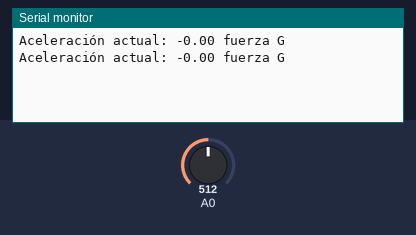
Bench run of a sketch on a simulated Arduino Uno, built with avr-gcc and run on an emulated ATmega328P. On the bench: the last lines printed to the serial monitor. The test bench sets the inputs (shaded band); at power-on: A0 = 512.

Above: at 1.8 s.
1.9 s: A0 set to 716
At 2.7 s:
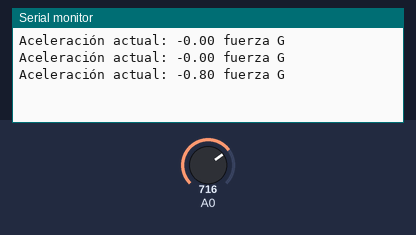
3.4 s: A0 set to 900
At 4.8 s:
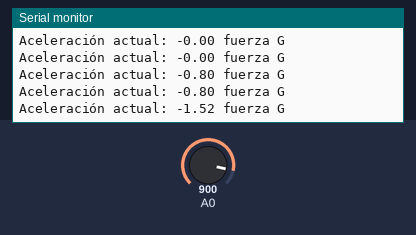
Timing chart, 0 to 6.4 s (numbered marks = the images above; inputs shaded):
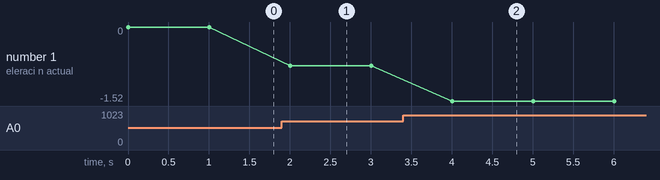

The sketch:

EXA1.ino
```cpp
float v = 0.0;
float G = 0.0;

void setup()
{
  pinMode(A0, INPUT);
  Serial.begin(9600);
  //Comunicación con la computadora a una velocidad serial de 9600 bits por segundo (baudios)
}

void loop()
{
  v = analogRead(A0);
  G = -((v*4)/1023-2);
  Serial.print("Aceleración actual: ");
  Serial.print(G);
  Serial.println(" fuerza G");
  delay(1000);
}
```

Measured:
- after the input at 1.9 s, the serial monitor: prints a new line after 0.10 s (image 1)
- after the input at 3.4 s, the serial monitor: prints a new line after 0.60 s (image 2)
- plotted number 1: 0 → -0.8 after the input at 1.9 s, -0.8 → -1.52 after the input at 3.4 s
